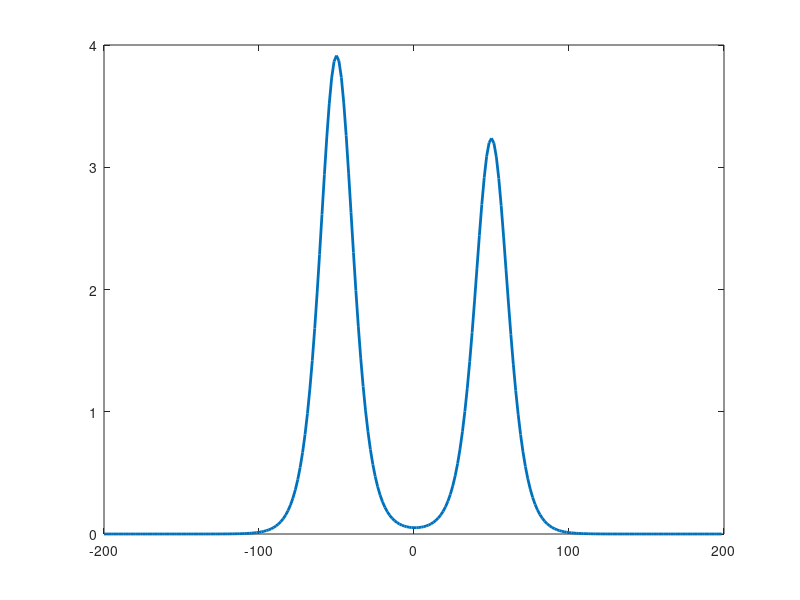

Source code (MATLAB): (Note: this script raises an error after producing the figure.)
clear all;
tempo=clock;
% For simulation time
% calculation
%-----------------------------General Parameters---------------------------
Rb=10e9;
% Bit rate [bit/s]
Tb=1/Rb;
% Bit interval [s]
q0=3.5;
% Separation between solitons
Tq=1/(2*q0*Rb);
% Soliton width [s]
comp=4;
% Number of bit slots
samples=64;
% Samples per slot
N=comp*samples;
% Total number of samples
time=Tb/samples*(-N/2:(N/2-1));
% Time vector for all slots
f=1/(comp*Tb)*( [1:N] - N/2 - 1);
% Simulation Bandwidth [Hz]
omega=2*pi*f;
% Angular frequency
%--------------------------------------------------------------------------
%-----------------------------Fiber Parameters-----------------------------
k=0.01;
% Stepsize constant
beta2 = -1e-27;
% Parameter for GVD [s^2/m]
gama = 1.52e-3;
% Nonlinear parameter[1/(W*m)]
attenuation = (0.0*1e-3)/(10*log10(exp(1))); % Attenuation [dB/m]
Ld=Tq^2/abs(beta2);
% Dispersion length [m]
L = 50*Ld;
% Fiber Length [m]
L_step=Ld;
% Step for the 3D-plot [m]
P0=abs(beta2)/(gama*Tq^2);
% Pulse peak power [W]
stepsize = L/ceil(L*gama*P0/k);
% Stepesize in [m]
index=find(stepsize>L);
% The stepsize should not
stepsize(index)=L;
%exceed the fiber length
%--------------------------------------------------------------------------
%-----------------------------Initial Condition----------------------------
% 0 - One soliton pulse
% 1 - One Gaussian pulse
% 2 - Soliton interaction (Two pulses)
% 3 - Soliton interaction (Two pulses with different amplitudes)
initial_pulse=3;
switch initial_pulse
case 0
u0=sqrt(P0)*sech(time/Tq);
case 1
u0=sqrt(P0)*exp(-time.^2/(2*Tq^2));
case 2
u0=sqrt(P0)*( sech((time-Tb/2)/Tq) + sech((time+Tb/2)/Tq));
case 3
u0=sqrt(P0)*( sech((time-Tb/2)/Tq) + 1.1*sech((time+Tb/2)/Tq));
end
%--------------------------------------------------------------------------
MrkSz=16;

LnWdth=2;
figure(1);
plot(time/1e-12,(abs(u0).^2)/1e-3,'LineWidth',LnWdth,'MarkerSize',MrkSz);
hold on;
% Propagating through the fiber
u=splitstep1(u0,L,stepsize,attenuation,beta2,omega,gama);
figure(1)
plot(time/1e-12,(abs(u).^2)/1e-3,'rx','LineWidth',LnWdth,'MarkerSize',MrkSz);
set(gca,'linewidth',3,'fontsize',26);
xlabel('Time [ps]','FontSize',30);
ylabel('Power [mW]','FontSize',30);
% 3D-plot
u=u0;
U=u0;
J=L/L_step;
for j=1:J
u=splitstep1(u,L_step,stepsize,attenuation,beta2,omega,gama);
U=[U;u];
end
figure(2);
h=waterfall(time/1e-12,(0:size(U,1)-1)*L_step/1e3,abs(U).^2/1e-3);
set(gca,'linewidth',3,'fontsize',26);
set(h,'LineWidth',LnWdth);
xlabel('Time [ps]','FontSize',30);
ylabel('Distance [Km]','FontSize',30);
zlabel('Power [mW]','FontSize',30);
axis([time(1)/1e-12 time(end)/1e-12 0 J*L_step/1e3 ...
0 max(max((abs(U).^2)./1e-3)) 15 16]);
set(gca,'YDir','reverse');
etime(clock,tempo)